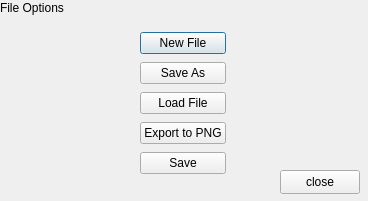
<?xml version="1.0" encoding="UTF-8"?>
<ui version="4.0">
 <class>FileDialog</class>
 <widget class="QDialog" name="FileDialog">
  <property name="geometry">
   <rect>
    <x>0</x>
    <y>0</y>
    <width>368</width>
    <height>201</height>
   </rect>
  </property>
  <property name="windowTitle">
   <string>Dialog</string>
  </property>
  <widget class="QWidget" name="verticalLayoutWidget">
   <property name="geometry">
    <rect>
     <x>140</x>
     <y>30</y>
     <width>86</width>
     <height>146</height>
    </rect>
   </property>
   <layout class="QVBoxLayout" name="verticalLayout">
    <item>
     <widget class="QPushButton" name="newButton">
      <property name="text">
       <string>New File</string>
      </property>
     </widget>
    </item>
    <item>
     <widget class="QPushButton" name="saveAsButton">
      <property name="text">
       <string>Save As</string>
      </property>
     </widget>
    </item>
    <item>
     <widget class="QPushButton" name="loadButton">
      <property name="text">
       <string>Load File</string>
      </property>
     </widget>
    </item>
    <item>
     <widget class="QPushButton" name="exportPngButton">
      <property name="text">
       <string>Export to PNG</string>
      </property>
     </widget>
    </item>
    <item>
     <widget class="QPushButton" name="saveButton">
      <property name="text">
       <string>Save</string>
      </property>
     </widget>
    </item>
   </layout>
  </widget>
  <widget class="QLabel" name="label">
   <property name="geometry">
    <rect>
     <x>0</x>
     <y>0</y>
     <width>101</width>
     <height>16</height>
    </rect>
   </property>
   <property name="text">
    <string>File Options</string>
   </property>
  </widget>
  <widget class="QPushButton" name="closeButton">
   <property name="geometry">
    <rect>
     <x>280</x>
     <y>170</y>
     <width>80</width>
     <height>24</height>
    </rect>
   </property>
   <property name="text">
    <string>close</string>
   </property>
  </widget>
 </widget>
 <resources/>
 <connections>
  <connection>
   <sender>closeButton</sender>
   <signal>clicked()</signal>
   <receiver>FileDialog</receiver>
   <slot>accept()</slot>
   <hints>
    <hint type="sourcelabel">
     <x>322</x>
     <y>183</y>
    </hint>
    <hint type="destinationlabel">
     <x>312</x>
     <y>125</y>
    </hint>
   </hints>
  </connection>
 </connections>
</ui>
